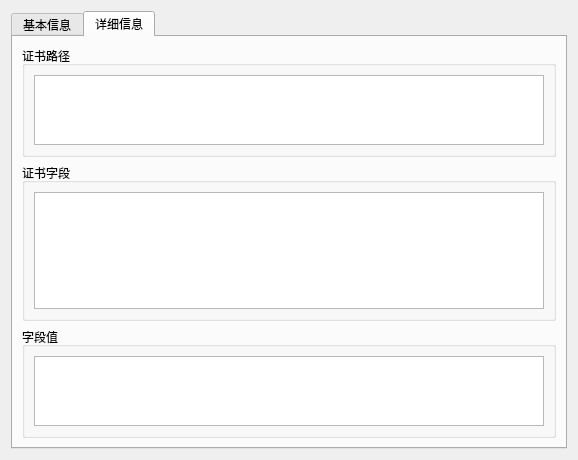
<?xml version="1.0" encoding="UTF-8"?>
<ui version="4.0">
 <class>PluginCertViewClass</class>
 <widget class="QWidget" name="PluginCertViewClass">
  <property name="geometry">
   <rect>
    <x>0</x>
    <y>0</y>
    <width>578</width>
    <height>439</height>
   </rect>
  </property>
  <property name="windowTitle">
   <string>Form</string>
  </property>
  <layout class="QGridLayout" name="gridLayout">
   <item row="0" column="0">
    <widget class="QTabWidget" name="tabWidget">
     <property name="accessibleName">
      <string/>
     </property>
     <property name="accessibleDescription">
      <string/>
     </property>
     <property name="currentIndex">
      <number>1</number>
     </property>
     <widget class="QWidget" name="tab_base">
      <property name="accessibleName">
       <string/>
      </property>
      <attribute name="title">
       <string>基本信息</string>
      </attribute>
      <layout class="QGridLayout" name="gridLayout_2" rowstretch="3,3,2,2,5">
       <item row="0" column="0">
        <widget class="QGroupBox" name="groupBox_subject">
         <property name="title">
          <string>颁发对象</string>
         </property>
         <layout class="QGridLayout" name="gridLayout_3">
          <item row="0" column="1">
           <widget class="QLabel" name="label_subject_CN">
            <property name="text">
             <string>TextLabel</string>
            </property>
           </widget>
          </item>
          <item row="0" column="0">
           <widget class="QLabel" name="label_subject_name_CN">
            <property name="maximumSize">
             <size>
              <width>200</width>
              <height>16777215</height>
             </size>
            </property>
            <property name="text">
             <string>通用名称（CN）</string>
            </property>
           </widget>
          </item>
          <item row="2" column="0">
           <widget class="QLabel" name="label_subject_name_OU">
            <property name="maximumSize">
             <size>
              <width>200</width>
              <height>16777215</height>
             </size>
            </property>
            <property name="text">
             <string>组织单位（OU）</string>
            </property>
           </widget>
          </item>
          <item row="1" column="1">
           <widget class="QLabel" name="label_subject_O">
            <property name="text">
             <string>TextLabel</string>
            </property>
           </widget>
          </item>
          <item row="2" column="1">
           <widget class="QLabel" name="label_subject_OU">
            <property name="text">
             <string>TextLabel</string>
            </property>
           </widget>
          </item>
          <item row="1" column="0">
           <widget class="QLabel" name="label_subject_name_O">
            <property name="maximumSize">
             <size>
              <width>200</width>
              <height>16777215</height>
             </size>
            </property>
            <property name="text">
             <string>组织（O）</string>
            </property>
           </widget>
          </item>
         </layout>
        </widget>
       </item>
       <item row="1" column="0">
        <widget class="QGroupBox" name="groupBox_issuer">
         <property name="title">
          <string>颁发者</string>
         </property>
         <layout class="QGridLayout" name="gridLayout_4">
          <item row="0" column="1">
           <widget class="QLabel" name="label_issuer_CN">
            <property name="text">
             <string>TextLabel</string>
            </property>
           </widget>
          </item>
          <item row="1" column="0">
           <widget class="QLabel" name="label_issuer_name_O">
            <property name="maximumSize">
             <size>
              <width>200</width>
              <height>16777215</height>
             </size>
            </property>
            <property name="text">
             <string>组织（O）</string>
            </property>
           </widget>
          </item>
          <item row="0" column="0">
           <widget class="QLabel" name="label_issuer_name_CN">
            <property name="maximumSize">
             <size>
              <width>200</width>
              <height>16777215</height>
             </size>
            </property>
            <property name="text">
             <string>通用名称（CN）</string>
            </property>
           </widget>
          </item>
          <item row="1" column="1">
           <widget class="QLabel" name="label_issuer_O">
            <property name="text">
             <string>TextLabel</string>
            </property>
           </widget>
          </item>
          <item row="2" column="0">
           <widget class="QLabel" name="label_issuer_name_OU">
            <property name="maximumSize">
             <size>
              <width>200</width>
              <height>16777215</height>
             </size>
            </property>
            <property name="text">
             <string>组织单位（OU）</string>
            </property>
           </widget>
          </item>
          <item row="2" column="1">
           <widget class="QLabel" name="label_issuer_OU">
            <property name="text">
             <string>TextLabel</string>
            </property>
           </widget>
          </item>
         </layout>
        </widget>
       </item>
       <item row="2" column="0">
        <widget class="QGroupBox" name="groupBox_validity">
         <property name="title">
          <string>有效期</string>
         </property>
         <layout class="QGridLayout" name="gridLayout_5">
          <item row="0" column="0">
           <widget class="QLabel" name="label_validity_name_notbefore">
            <property name="maximumSize">
             <size>
              <width>200</width>
              <height>16777215</height>
             </size>
            </property>
            <property name="text">
             <string>颁发日期</string>
            </property>
           </widget>
          </item>
          <item row="1" column="0">
           <widget class="QLabel" name="label_validity_name_notafter">
            <property name="maximumSize">
             <size>
              <width>200</width>
              <height>16777215</height>
             </size>
            </property>
            <property name="text">
             <string>截至日期</string>
            </property>
           </widget>
          </item>
          <item row="0" column="1">
           <widget class="QLabel" name="label_validity_notbefore">
            <property name="text">
             <string>TextLabel</string>
            </property>
           </widget>
          </item>
          <item row="1" column="1">
           <widget class="QLabel" name="label_validity_notafter">
            <property name="text">
             <string>TextLabel</string>
            </property>
           </widget>
          </item>
         </layout>
        </widget>
       </item>
       <item row="3" column="0">
        <widget class="QGroupBox" name="groupBox_signature">
         <property name="title">
          <string>指纹</string>
         </property>
         <layout class="QGridLayout" name="gridLayout_6">
          <item row="0" column="2">
           <widget class="QLabel" name="label_signature_algorithm">
            <property name="text">
             <string>TextLabel</string>
            </property>
           </widget>
          </item>
          <item row="1" column="2">
           <widget class="QLabel" name="label_signature_value">
            <property name="text">
             <string>TextLabel</string>
            </property>
           </widget>
          </item>
          <item row="0" column="0">
           <widget class="QLabel" name="label_signature_name_algorithm">
            <property name="maximumSize">
             <size>
              <width>200</width>
              <height>16777215</height>
             </size>
            </property>
            <property name="text">
             <string>TextLabel</string>
            </property>
           </widget>
          </item>
          <item row="1" column="0">
           <widget class="QLabel" name="label_signature_name_value">
            <property name="maximumSize">
             <size>
              <width>200</width>
              <height>16777215</height>
             </size>
            </property>
            <property name="text">
             <string>TextLabel</string>
            </property>
           </widget>
          </item>
         </layout>
        </widget>
       </item>
       <item row="4" column="0">
        <spacer name="verticalSpacer">
         <property name="orientation">
          <enum>Qt::Vertical</enum>
         </property>
         <property name="sizeHint" stdset="0">
          <size>
           <width>20</width>
           <height>40</height>
          </size>
         </property>
        </spacer>
       </item>
      </layout>
     </widget>
     <widget class="QWidget" name="tab_detail">
      <attribute name="title">
       <string>详细信息</string>
      </attribute>
      <layout class="QGridLayout" name="gridLayout_7" rowstretch="1,3,1">
       <item row="0" column="0">
        <widget class="QGroupBox" name="groupBox_route">
         <property name="title">
          <string>证书路径</string>
         </property>
         <layout class="QGridLayout" name="gridLayout_8">
          <item row="0" column="0">
           <widget class="QTreeView" name="treeView_route"/>
          </item>
         </layout>
        </widget>
       </item>
       <item row="1" column="0">
        <widget class="QGroupBox" name="groupBox_field">
         <property name="title">
          <string>证书字段</string>
         </property>
         <layout class="QGridLayout" name="gridLayout_9">
          <item row="0" column="0">
           <widget class="QTreeView" name="treeView_field"/>
          </item>
         </layout>
        </widget>
       </item>
       <item row="2" column="0">
        <widget class="QGroupBox" name="groupBox_fieldValue">
         <property name="title">
          <string>字段值</string>
         </property>
         <layout class="QGridLayout" name="gridLayout_10">
          <item row="0" column="0">
           <widget class="QTextEdit" name="textEdit_fieldValue"/>
          </item>
         </layout>
        </widget>
       </item>
      </layout>
     </widget>
    </widget>
   </item>
  </layout>
 </widget>
 <resources/>
 <connections/>
</ui>
